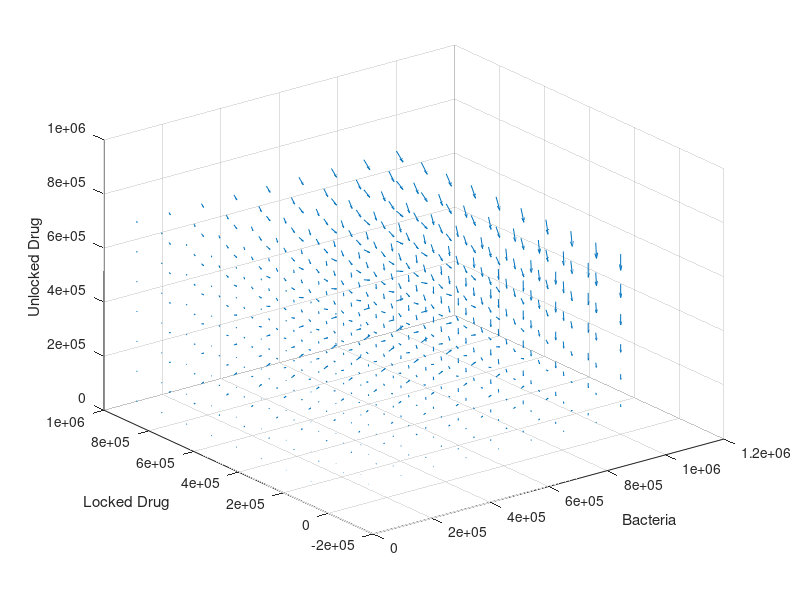

The MATLAB script that drew this image:
% linear stability analysis
clear; clc; close all;

% system of ODEs and constants
Bmax = 5e5;
Km = 9e12;
a = 1e-13;
b = 2e-2;
r = 3;
kcat = 6e10;
f = @(t,X) [r*X(1)*(1 - (X(1)/Bmax)) - (a*X(1)*X(3));-kcat*X(1)*X(2)/(Km + X(2));(kcat*X(1)*X(2)/(Km + X(2)))- (b*X(1)*X(3))];

% intervals and initial conditions
int = [0 1e4]; %hours
init = [500 4.8e14 0]; 

% range of values: x1 = B, x2 = L, x3 = U
n = 10;
x1 = linspace(0, 1e6, n);
x2 = linspace(0, 1e6, n);
x3 = linspace(0, 1e6, n);
[x,y,z] = meshgrid(x1, x2, x3);

u = zeros(size(x));
v = zeros(size(y));
w = zeros(size(z));
for i = 1:numel(x)
    Xprime = f(int(2), [x(i); y(i); z(i)]);
    u(i) = Xprime(1);
    v(i) = Xprime(2);
    w(i) = Xprime(3);
end

figure;
quiver3(x,y,z,u,v,w); figure(gcf)
xlabel('Bacteria')
ylabel('Locked Drug');
zlabel('Unlocked Drug');